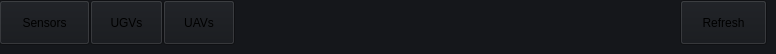
                             <widget class="QFrame" name="diagnosticsSubMenu2">
                              <property name="minimumSize">
                               <size>
                                <width>0</width>
                                <height>45</height>
                               </size>
                              </property>
                              <property name="styleSheet">
                               <string notr="true">background-color: rgb(21, 23, 27);</string>
                              </property>
                              <widget class="QPushButton" name="btn_diagnostics_ugvs">
                               <property name="geometry">
                                <rect>
                                 <x>90</x>
                                 <y>0</y>
                                 <width>73</width>
                                 <height>45</height>
                                </rect>
                               </property>
                               <property name="minimumSize">
                                <size>
                                 <width>0</width>
                                 <height>45</height>
                                </size>
                               </property>
                               <property name="cursor">
                                <cursorShape>PointingHandCursor</cursorShape>
                               </property>
                               <property name="styleSheet">
                                <string notr="true"/>
                               </property>
                               <property name="text">
                                <string>UGVs</string>
                               </property>
                              </widget>
                              <widget class="QPushButton" name="btn_diagnostics_uavs">
                               <property name="geometry">
                                <rect>
                                 <x>163</x>
                                 <y>0</y>
                                 <width>72</width>
                                 <height>45</height>
                                </rect>
                               </property>
                               <property name="sizePolicy">
                                <sizepolicy hsizetype="Minimum" vsizetype="Fixed">
                                 <horstretch>0</horstretch>
                                 <verstretch>0</verstretch>
                                </sizepolicy>
                               </property>
                               <property name="minimumSize">
                                <size>
                                 <width>0</width>
                                 <height>45</height>
                                </size>
                               </property>
                               <property name="cursor">
                                <cursorShape>PointingHandCursor</cursorShape>
                               </property>
                               <property name="styleSheet">
                                <string notr="true"/>
                               </property>
                               <property name="text">
                                <string>UAVs</string>
                               </property>
                              </widget>
                              <widget class="QPushButton" name="btn_diagnostics_sensors">
                               <property name="geometry">
                                <rect>
                                 <x>-1</x>
                                 <y>0</y>
                                 <width>91</width>
                                 <height>45</height>
                                </rect>
                               </property>
                               <property name="minimumSize">
                                <size>
                                 <width>0</width>
                                 <height>45</height>
                                </size>
                               </property>
                               <property name="cursor">
                                <cursorShape>PointingHandCursor</cursorShape>
                               </property>
                               <property name="styleSheet">
                                <string notr="true"/>
                               </property>
                               <property name="text">
                                <string>Sensors</string>
                               </property>
                              </widget>
                              <widget class="QPushButton" name="btn_diagnostics_refresh">
                               <property name="geometry">
                                <rect>
                                 <x>680</x>
                                 <y>0</y>
                                 <width>87</width>
                                 <height>45</height>
                                </rect>
                               </property>
                               <property name="minimumSize">
                                <size>
                                 <width>0</width>
                                 <height>45</height>
                                </size>
                               </property>
                               <property name="cursor">
                                <cursorShape>PointingHandCursor</cursorShape>
                               </property>
                               <property name="styleSheet">
                                <string notr="true"/>
                               </property>
                               <property name="text">
                                <string>Refresh</string>
                               </property>
                               <property name="checkable">
                                <bool>false</bool>
                               </property>
                               <property name="autoDefault">
                                <bool>false</bool>
                               </property>
                              </widget>
                             </widget>
